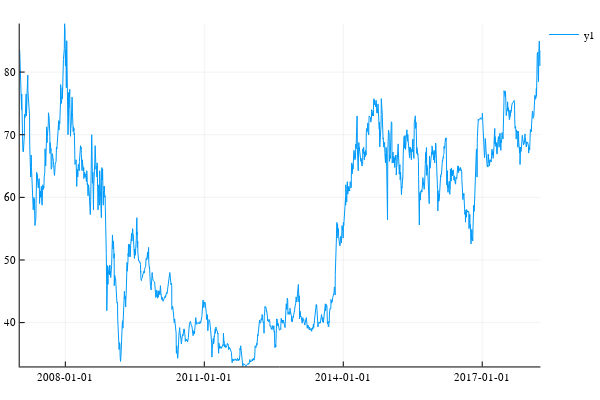

Here is the notebook cell this chart was saved with:
### Code cell
plot(stcDates,stcPrices)

### Figure 1 — Plotly figure (JSON) as saved in the notebook; plotly's stock layout.template omitted (floating-point values rounded to 4 significant figures; data arrays with more than 128 entries replaced by an {"elided": "..."} marker saying what was removed)
{"data": [{"colorbar": {"title": ""}, "line": {"color": "rgba(0, 154, 250, 1.000)", "dash": "solid", "shape": "linear", "width": 1}, "mode": "lines", "name": "y1", "showlegend": true, "type": "scatter", "x": {"elided": "2910 int values"}, "xaxis": "x1", "y": {"elided": "2910 float values"}, "yaxis": "y1"}], "layout": {"annotations": [], "height": 400, "legend": {"bgcolor": "rgba(255, 255, 255, 1.000)", "bordercolor": "rgba(0, 0, 0, 1.000)", "font": {"color": "rgba(0, 0, 0, 1.000)", "family": "sans-serif", "size": 11}, "x": 1, "y": 1}, "margin": {"b": 20, "l": 0, "r": 0, "t": 20}, "paper_bgcolor": "rgba(255, 255, 255, 1.000)", "plot_bgcolor": "rgba(255, 255, 255, 1.000)", "showlegend": true, "width": 600, "xaxis1": {"anchor": "y1", "domain": [0.03619, 0.9934], "gridcolor": "rgba(0, 0, 0, 0.100)", "gridwidth": 0.5, "linecolor": "rgba(0, 0, 0, 1.000)", "mirror": false, "range": [732682, 736789], "showgrid": true, "showline": true, "showticklabels": true, "tickangle": 0, "tickcolor": "rgb(0, 0, 0)", "tickfont": {"color": "rgba(0, 0, 0, 1.000)", "family": "sans-serif", "size": 11}, "tickmode": "array", "ticks": "inside", "ticktext": ["2008-01-01", "2011-01-01", "2014-01-01", "2017-01-01"], "tickvals": [733042, 734138, 735234, 736330], "title": "", "titlefont": {"color": "rgba(0, 0, 0, 1.000)", "family": "sans-serif", "size": 15}, "type": "-", "visible": true, "zeroline": false, "zerolinecolor": "rgba(0, 0, 0, 1.000)"}, "yaxis1": {"anchor": "x1", "domain": [0.03762, 0.9902], "gridcolor": "rgba(0, 0, 0, 0.100)", "gridwidth": 0.5, "linecolor": "rgba(0, 0, 0, 1.000)", "mirror": false, "range": [33, 87.75], "showgrid": true, "showline": true, "showticklabels": true, "tickangle": 0, "tickcolor": "rgb(0, 0, 0)", "tickfont": {"color": "rgba(0, 0, 0, 1.000)", "family": "sans-serif", "size": 11}, "tickmode": "array", "ticks": "inside", "ticktext": ["40", "50", "60", "70", "80"], "tickvals": [40, 50, 60, 70, 80], "title": "", "titlefont": {"color": "rgba(0, 0, 0, 1.000)", "family": "sans-serif", "size": 15}, "type": "-", "visible": true, "zeroline": false, "zerolinecolor": "rgba(0, 0, 0, 1.000)"}}}
